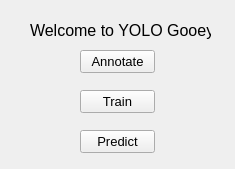
<?xml version="1.0" encoding="UTF-8"?>
<ui version="4.0">
 <class>Form</class>
 <widget class="QWidget" name="Form">
  <property name="geometry">
   <rect>
    <x>0</x>
    <y>0</y>
    <width>235</width>
    <height>169</height>
   </rect>
  </property>
  <property name="windowTitle">
   <string>Form</string>
  </property>
  <widget class="QLabel" name="welcome_label">
   <property name="geometry">
    <rect>
     <x>30</x>
     <y>20</y>
     <width>181</width>
     <height>21</height>
    </rect>
   </property>
   <property name="font">
    <font>
     <pointsize>12</pointsize>
    </font>
   </property>
   <property name="text">
    <string>Welcome to YOLO Gooey</string>
   </property>
  </widget>
  <widget class="QPushButton" name="annotate_button">
   <property name="geometry">
    <rect>
     <x>80</x>
     <y>50</y>
     <width>75</width>
     <height>23</height>
    </rect>
   </property>
   <property name="font">
    <font>
     <pointsize>10</pointsize>
    </font>
   </property>
   <property name="text">
    <string>Annotate</string>
   </property>
  </widget>
  <widget class="QPushButton" name="train_button">
   <property name="geometry">
    <rect>
     <x>80</x>
     <y>90</y>
     <width>75</width>
     <height>23</height>
    </rect>
   </property>
   <property name="font">
    <font>
     <pointsize>10</pointsize>
    </font>
   </property>
   <property name="text">
    <string>Train</string>
   </property>
  </widget>
  <widget class="QPushButton" name="predict_button">
   <property name="geometry">
    <rect>
     <x>80</x>
     <y>130</y>
     <width>75</width>
     <height>23</height>
    </rect>
   </property>
   <property name="font">
    <font>
     <pointsize>10</pointsize>
    </font>
   </property>
   <property name="text">
    <string>Predict</string>
   </property>
  </widget>
 </widget>
 <resources/>
 <connections/>
</ui>
